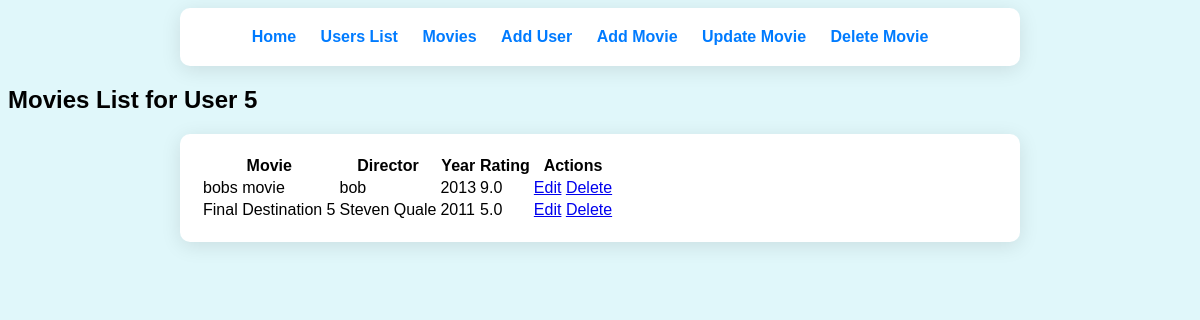
Page /user/5/movies on the committed database.
### modelsDB.py (models this page shows)
class Movie(db.Model):
    id = db.Column(db.Integer, primary_key=True)
    name = db.Column(db.String(100), nullable=False)
    director = db.Column(db.String(100), nullable=False)
    year = db.Column(db.Integer, nullable=False)
    rating = db.Column(db.Float, nullable=False)
    user_id = db.Column(db.Integer, db.ForeignKey('user.id'), nullable=False)

### app.py (the view)
    @app.route('/user/<int:user_id>/movies')
    def user_movies(user_id):
        movies = data_manager.get_user_movies(user_id)
        return render_template('movies.html', movies=movies, user_id=user_id)

### datamanager/sqlite_data_manager.py (called while the page is built)
    def get_user_movies(self, user_id):
        with current_app.app_context():
            user = User.query.get(user_id)
            return user.movies if user else []

### templates/movies.html (shortened to what this page needs)
<!DOCTYPE html>
<html lang="en">
<head>
    <link rel="stylesheet" href="{{ url_for('static', filename='styles.css') }}">
</head>
<body>
    <div class="nav-container">
            <nav>
                <ul class="nav-list">
                    <li><a href="{{ url_for('home') }}">Home</a></li>
                    <li><a href="{{ url_for('list_users') }}">Users List</a></li>
                    <li><a href="{{ url_for('user_movies', user_id=1) }}">Movies</a></li>
                    <li><a href="{{ url_for('add_user') }}">Add User</a></li>
                    <li><a href="{{ url_for('add_movie', user_id=1) }}">Add Movie</a></li>
                    <li><a href="{{ url_for('update_movie', user_id=1, movie_id=1) }}">Update Movie</a></li>
                    <li><a href="{{ url_for('delete_movie', user_id=1, movie_id=1) }}">Delete Movie</a></li>
                </ul>
            </nav>
        </div>
    <h2>Movies List for User {{ user_id }}</h2>
<div class="nav-container">
    <table class="user-table">
        <thead>
            <tr>
                <th>Movie</th>
                <th>Director</th>
                <th>Year</th>
                <th>Rating</th>
                <th>Actions</th>
            </tr>
        </thead>
        <tbody>
            {% for movie in movies %}
                <tr>
                    <td>{{ movie.name }}</td>
                    <td>{{ movie.director }}</td>
                    <td>{{ movie.year }}</td>
                    <td>{{ movie.rating }}</td>
                    <td>
                        <a href="{{ url_for('update_movie', user_id=user_id, movie_id=movie.id) }}">Edit</a>
                        <a href="{{ url_for('delete_movie', user_id=user_id, movie_id=movie.id) }}">Delete</a>
                    </td>
                </tr>
            {% endfor %}
        </tbody>
    </table>
</div>
</body>
</html>

### static/styles.css (style rules this page uses)
body { font-family: Arial, sans-serif; background-color: #e0f7fa; }
.nav-container { background-color: #fff; padding: 20px; border-radius: 10px; box-shadow: 0 4px 20px rgba(0, 0, 0, 0.1); max-width: 800px; margin: 0 auto; transition: transform 0.3s; }
.nav-list { list-style-type: none; padding: 0; margin: 0; text-align: center; }
.nav-list li { display: inline; margin-right: 20px; }
.nav-list li a { text-decoration: none; color: #007BFF; font-weight: bold; }

### rows in the picture
Movie: name "bobs movie", director "bob", year "2013", rating "9.0"
Movie: name "Final Destination 5", director "Steven Quale", year "2011", rating "5.0"

### other values in the picture
{{ user_id }} "5"
